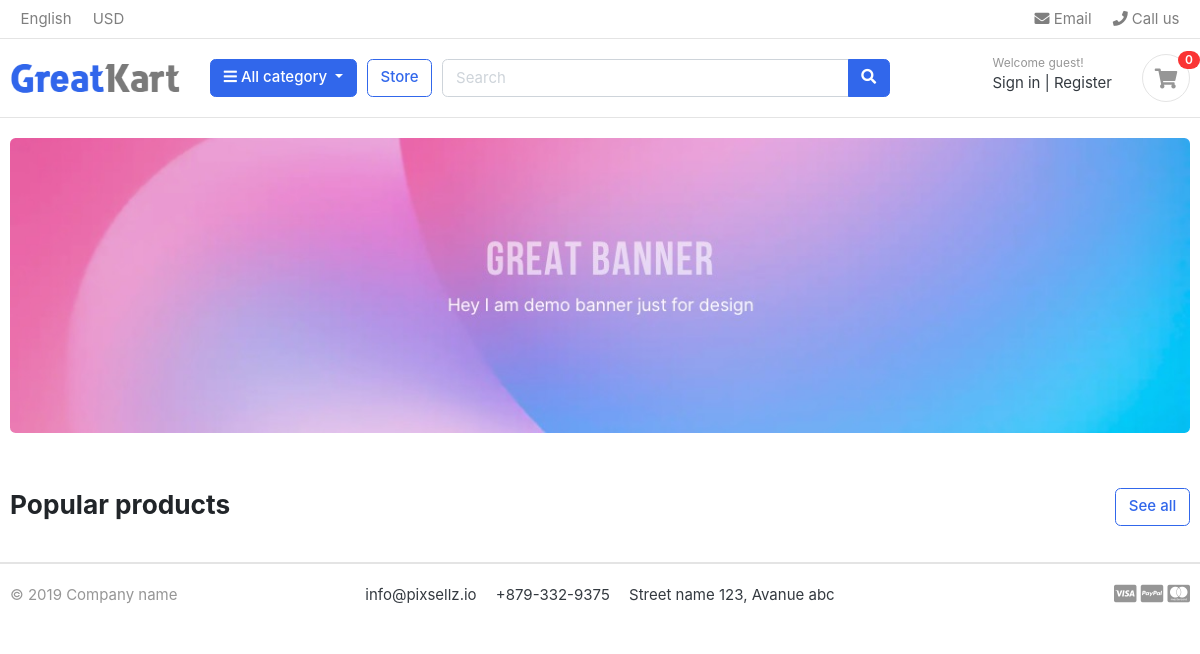
The app's page /, older data.
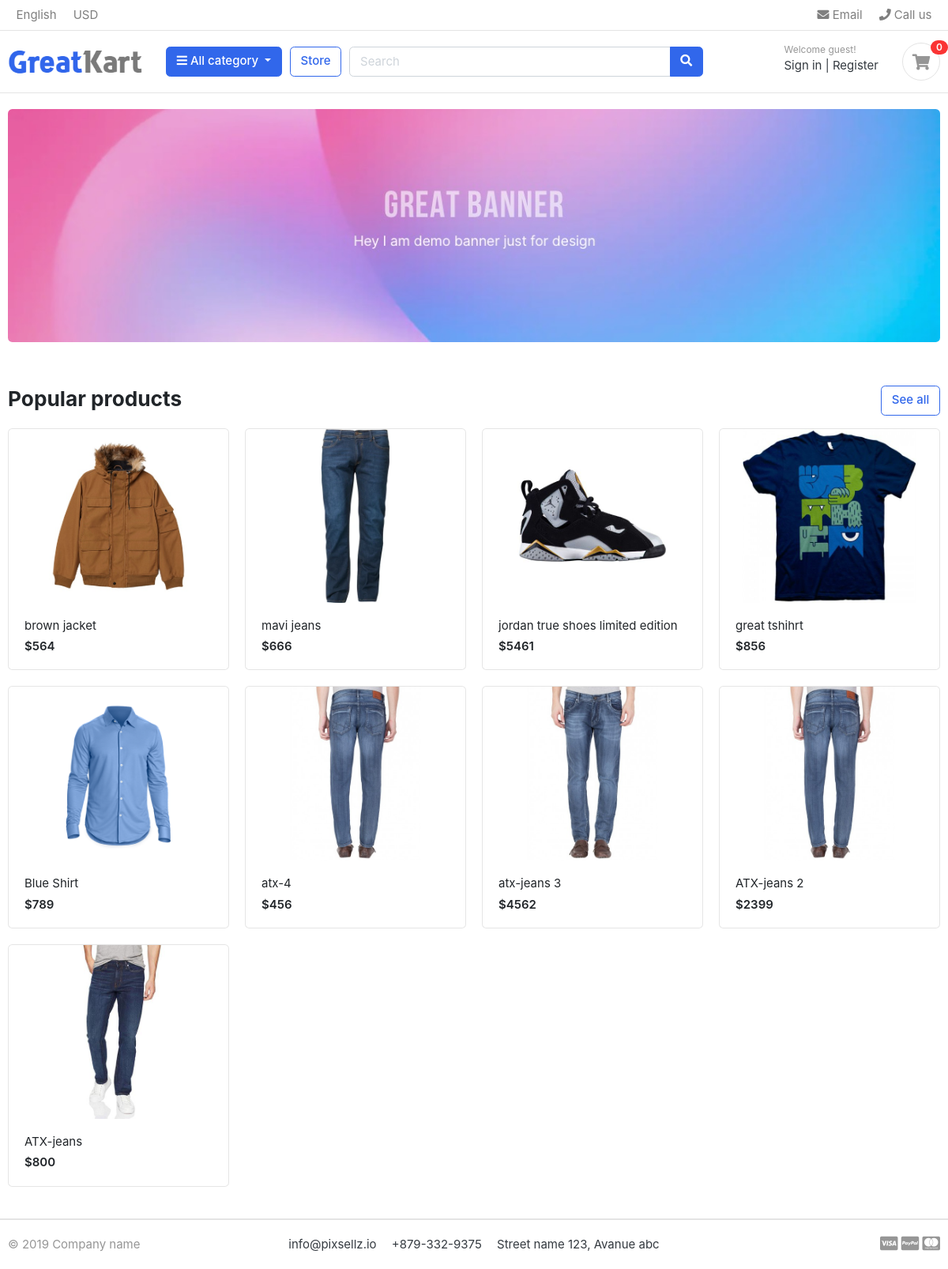
The same page, newer data.
### stores/models.py (models this page shows, shortened)
class Products(models.Model):
    product_name = models.CharField(max_length=200,unique=True)
    slug = models.SlugField(max_length=200,unique=True)
    description = models.TextField(max_length=500,blank=True)
    price = models.IntegerField()
    images = models.ImageField(upload_to='photos/products')
    stock = models.IntegerField()
    is_available = models.BooleanField(default=True)
    category = models.ForeignKey(Category,on_delete=models.CASCADE)
    created_date = models.DateTimeField(auto_now_add=True)
    modified_date = models.DateTimeField(auto_now=True)
    class Meta:
        verbose_name = 'Product'
        verbose_name_plural = 'Products'
        ordering = ['-created_date']
    def get_url(self):
        return reverse('product_detail',args=[self.category.slug,self.slug])

### wekart/views.py (the view)
# urls.py: path('', views.home, name='home'),
def home(request):
    prodcuts = Products.objects.filter(is_available=True)
    context = {
        'products' : prodcuts
    }
    return render(request,'home.html',context)

### category/context_processors.py (called while the page is built)
def menu_links(request):
    links = Category.objects.all()
    return dict(links = links)

### category/models.py (called while the page is built)
    def get_url(self):
        return reverse('products_by_category',args = [self.slug])#each category has own its slug so use this to make the link and used by href in the store.html

### templates/home.html
{% extends "base.html" %}
{% load static %}
{% block content %}
<section class="section-intro padding-y-sm">
<div class="container">
<div class="intro-banner-wrap">
	<img src="{% static "images/banners/1.jpg" %}" class="img-fluid rounded">
</div>
</div>
</section>
<section class="section-name padding-y-sm">
<div class="container">
<header class="section-heading">
	<a href="./store.html" class="btn btn-outline-primary float-right">See all</a>
	<h3 class="section-title">Popular products</h3>
</header>
<div class="row">
    {% for prd in products %}
    <div class="col-md-3">
        <div class="card card-product-grid">
            <a href="{{prd.get_url}}" class="img-wrap"><img src="{{ prd.images.url }}"></a>
            <figcaption class="info-wrap">
                <a href="{{prd.get_url}}" class="title">{{ prd.product_name }}</a>
                <div class="price mt-1">${{ prd.price }}</div>
            </figcaption>
        </div>
    </div>
    {% endfor %}
</div>
</div>
</section>
</body>
</html>
{% endblock  %}

### templates/base.html (shortened to what this page needs)
{% load static %}
<!DOCTYPE HTML>
<html lang="en">
<head>
<link href="{% static "css/bootstrap.css" %}" rel="stylesheet" type="text/css"/>
<link href="{% static "fonts/fontawesome/css/all.min.css" %}" type="text/css" rel="stylesheet">
<link href="{% static "css/ui.css" %}" rel="stylesheet" type="text/css"/>
<link href="{% static "css/responsive.css" %}" rel="stylesheet" media="only screen and (max-width: 1200px)" />
</head>
<body>
{% include "includes/navbar.html" %}
{% block content%}{%endblock%}
{% include "includes/footer.html" %}

### templates/includes/navbar.html (shortened to what this page needs)
{% load static %}
<header class="section-header">
<nav class="navbar p-md-0 navbar-expand-sm navbar-light border-bottom">
<div class="container">
  <div class="collapse navbar-collapse" id="navbarTop4">
    <ul class="navbar-nav mr-auto">
    	<li class="nav-item dropdown">
		 	<a href="#" class="nav-link">   English </a>
		</li>
		<li class="nav-item dropdown">
			<a href="#" class="nav-link"> USD </a>
		</li>
    </ul>
    <ul class="navbar-nav">
		<li><a href="#" class="nav-link"> <i class="fa fa-envelope"></i> Email </a></li>
		<li><a href="#" class="nav-link"> <i class="fa fa-phone"></i> Call us </a></li>
	</ul>
  </div>
</div>
</nav>
<section class="header-main border-bottom">
	<div class="container">
<div class="row align-items-center">
	<div class="col-lg-2 col-md-3 col-6">
		<a href="{% url "home" %}" class="brand-wrap">
			<img class="logo" src="{% static "./images/logo.png" %}">
		</a>
	</div>
	<div class="col-lg col-sm col-md col-6 flex-grow-0">
		<div class="category-wrap dropdown d-inline-block float-right">
			<button type="button" class="btn btn-primary dropdown-toggle" data-toggle="dropdown">
				<i class="fa fa-bars"></i> All category
			</button>
		</div>
	</div>
	<a href="{% url "store" %}" class="btn btn-outline-primary">Store</a>
	<div class="col-lg  col-md-6 col-sm-12 col">
		<form action="#" class="search">
			<div class="input-group w-100">
			    <input type="text" class="form-control" style="width:60%;" placeholder="Search">
			    <div class="input-group-append">
			      <button class="btn btn-primary" type="submit">
			        <i class="fa fa-search"></i>
			      </button>
			    </div>
		    </div>
		</form>
	</div>
	<div class="col-lg-3 col-sm-6 col-8 order-2 order-lg-3">
				<div class="d-flex justify-content-end mb-3 mb-lg-0">
					<div class="widget-header">
						<small class="title text-muted">Welcome guest!</small>
						<div>
							<a href="./signin.html">Sign in</a> <span class="dark-transp"> | </span>
							<a href="./register.html"> Register</a>
						</div>
					</div>
					<a href="./cart.html" class="widget-header pl-3 ml-3">
						<div class="icon icon-sm rounded-circle border"><i class="fa fa-shopping-cart"></i></div>
						<span class="badge badge-pill badge-danger notify">0</span>
					</a>
				</div>
			</div>
</div>
	</div>
</section>
</header>

### templates/includes/footer.html
<footer class="section-footer border-top">
	<div class="container">
		<section class="footer-bottom border-top row">
			<div class="col-md-2">
				<p class="text-muted"> &copy 2019 Company name </p>
			</div>
			<div class="col-md-8 text-md-center">
				<span  class="px-2">info@pixsellz.io</span>
				<span  class="px-2">+879-332-9375</span>
				<span  class="px-2">Street name 123, Avanue abc</span>
			</div>
			<div class="col-md-2 text-md-right text-muted">
				<i class="fab fa-lg fa-cc-visa"></i>
				<i class="fab fa-lg fa-cc-paypal"></i>
				<i class="fab fa-lg fa-cc-mastercard"></i>
			</div>
		</section>
	</div>
</footer>

### static/css/ui.css (style rules this page uses)
html { font-family: "Inter", sans-serif; font-size: 15px; }
.img-wrap { text-align: center; display: block; }
.img-wrap img { max-width: 100%; }
.icon-xs, .icon-sm, .icon-md, .icon-lg { display: inline-block; text-align: center; flex-shrink: 0; flex-grow: 0; }
.icon-sm { width: 48px; height: 48px; line-height: 48px !important; font-size: 20px; }
.padding-y-sm { padding-top: 20px; padding-bottom: 20px; }
.section-heading { margin-bottom: 20px; margin-top: 15px; }
.section-title { color: #212529; }
p:last-child { margin-bottom: 0; }
.header-main { position: relative; padding-top: 1rem; padding-bottom: 1rem; }
.brand-wrap .logo, .navbar-brand .logo { margin-right: 7px; max-height: 42px; display: inline-block; }
.widget-header { display: inline-block; vertical-align: middle; position: relative; }
.widget-header a { color: #343a40; }
.widget-header i { color: #969696; }
.widget-header .title { display: block; }
.widget-header .notify { position: absolute; top: -3px; right: -10px; }
.footer-bottom { padding-top: 20px; padding-bottom: 20px; }
[class*=card-product] a.title { color: #212529; display: block; }
[class*=card-product] .img-wrap { overflow: hidden; position: relative; }
[class*=card-product] .img-wrap img { height: 100%; max-width: 100%; width: auto; display: inline-block; -o-object-fit: cover; object-fit: cover; }
.card-product-grid { margin-bottom: 20px; }
.card-product-grid .img-wrap { border-radius: 0.2rem 0.2rem 0 0; height: 220px; }
.card-product-grid .info-wrap { overflow: hidden; padding: 18px 20px; }
.card .img-wrap { overflow: hidden; }
.notify { position: absolute; top: -4px; right: -10px; display: inline-block; padding: 0.25em 0.6em; font-size: 12px; line-height: 1; text-align: center; border-radius: 3rem; color: #fff; background-color: #fa3434; }
.price { font-weight: 600; color: #212529; }

Row changes from the older to the newer data that the page shows:
added Products: images (picture), product_name "brown jacket", price "564"
added Products: images (picture), product_name "mavi jeans", price "666"
added Products: images (picture), product_name "jordan true shoes limited edition", price "5461"
added Products: images (picture), product_name "great tshihrt", price "856"
added Products: images (picture), product_name "Blue Shirt", price "789"
added Products: images (picture), product_name "atx-4", price "456"
added Products: images (picture), product_name "atx-jeans 3", price "4562"
added Products: images (picture), product_name "ATX-jeans 2", price "2399"
added Products: images (picture), product_name "ATX-jeans", price "800"
